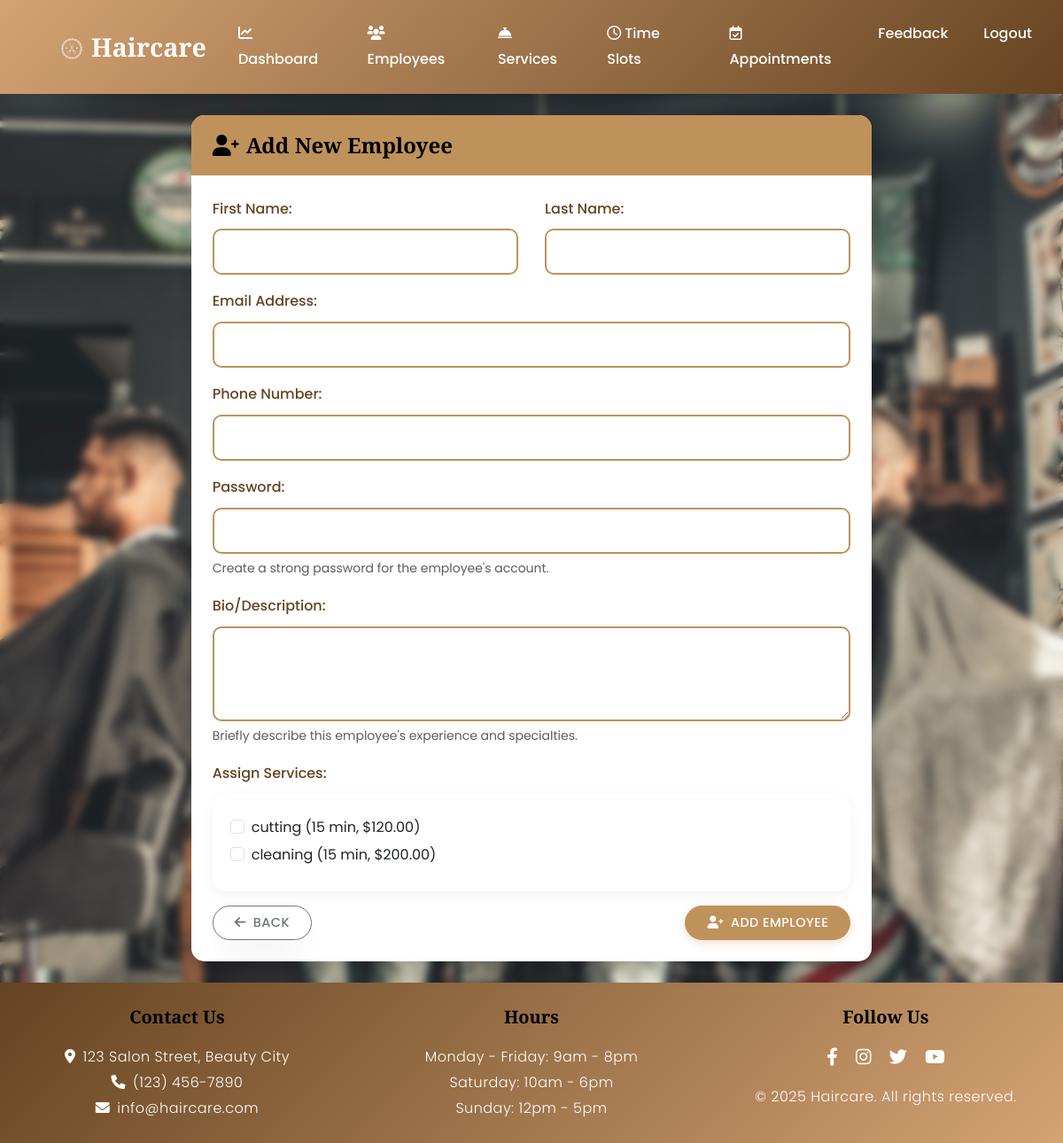
Screenshot of /employees/add/ (signed in) with the database file from the repository.
### salon_app/models.py (models this page shows, shortened)
class Service(models.Model):
    name = models.CharField(max_length=100)
    description = models.TextField()
    price = models.DecimalField(max_digits=10, decimal_places=2)
    duration = models.IntegerField(help_text="Duration in minutes")
    created_at = models.DateTimeField(auto_now_add=True)
    updated_at = models.DateTimeField(auto_now=True)

### salon_app/views.py (the view, shortened to what this page needs)
# urls.py: path('employees/add/', views.add_employee, name='add_employee'),
@login_required
@user_passes_test(is_admin)
def add_employee(request):
    services = Service.objects.all()
    return render(request, 'admin/add_employee.html', {
        'services': services
    })

### salon_app/views.py (called while the page is built)
def is_admin(user):
    return user.is_authenticated and user.user_type == 'ADMIN'

### salon_app/templates/admin/add_employee.html (shortened to what this page needs)
{% extends 'base.html' %}
{% block content %}
<div class="row justify-content-center">
    <div class="col-md-8">
        <div class="card shadow">
            <div class="card-header bg-primary text-white">
                <h4 class="mb-0">
                    <i class="fas fa-user-plus me-2"></i>Add New Employee
                </h4>
            </div>
            <div class="card-body">
                <form method="post" novalidate>
                    <div class="row">
                        <div class="col-md-6 mb-3">
                            <label for="first_name" class="form-label">First Name:</label>
                            <input type="text" id="first_name" name="first_name" class="form-control" required>
                        </div>
                        <div class="col-md-6 mb-3">
                            <label for="last_name" class="form-label">Last Name:</label>
                            <input type="text" id="last_name" name="last_name" class="form-control" required>
                        </div>
                    </div>
                    <div class="mb-3">
                        <label for="email" class="form-label">Email Address:</label>
                        <input type="email" id="email" name="email" class="form-control" required>
                    </div>
                    <div class="mb-3">
                        <label for="phone" class="form-label">Phone Number:</label>
                        <input type="tel" id="phone" name="phone" class="form-control" required>
                    </div>
                    <div class="mb-3">
                        <label for="password" class="form-label">Password:</label>
                        <input type="password" id="password" name="password" class="form-control" required>
                        <div class="form-text">
                            Create a strong password for the employee's account.
                        </div>
                    </div>
                    <div class="mb-3">
                        <label for="bio" class="form-label">Bio/Description:</label>
                        <textarea id="bio" name="bio" class="form-control" rows="3"></textarea>
                        <div class="form-text">
                            Briefly describe this employee's experience and specialties.
                        </div>
                    </div>
                    <div class="mb-3">
                        <label class="form-label">Assign Services:</label>
                        <div class="card">
                            <div class="card-body">
                                {% for service in services %}
                                    <div class="form-check">
                                        <input class="form-check-input" type="checkbox" name="services"
                                               value="{{ service.id }}" id="service_{{ service.id }}">
                                        <label class="form-check-label" for="service_{{ service.id }}">
                                            {{ service.name }} ({{ service.duration }} min, ${{ service.price }})
                                        </label>
                                    </div>
                                {% empty %}
                                    <p class="text-muted mb-0">No services available. <a href="{% url 'add_service' %}">Add services first</a>.</p>
                                {% endfor %}
                            </div>
                        </div>
                    </div>
                    <div class="d-flex justify-content-between">
                        <a href="{% url 'manage_employees' %}" class="btn btn-outline-secondary">
                            <i class="fas fa-arrow-left me-2"></i>Back
                        </a>
                        <button type="submit" class="btn btn-primary">
                            <i class="fas fa-user-plus me-2"></i>Add Employee
                        </button>
                    </div>
                </form>
            </div>
        </div>
    </div>
</div>
{% endblock %}

### rows the page displays
Service: name "cutting", duration "15", price "120.00"
Service: name "cleaning", duration "15", price "200.00"
